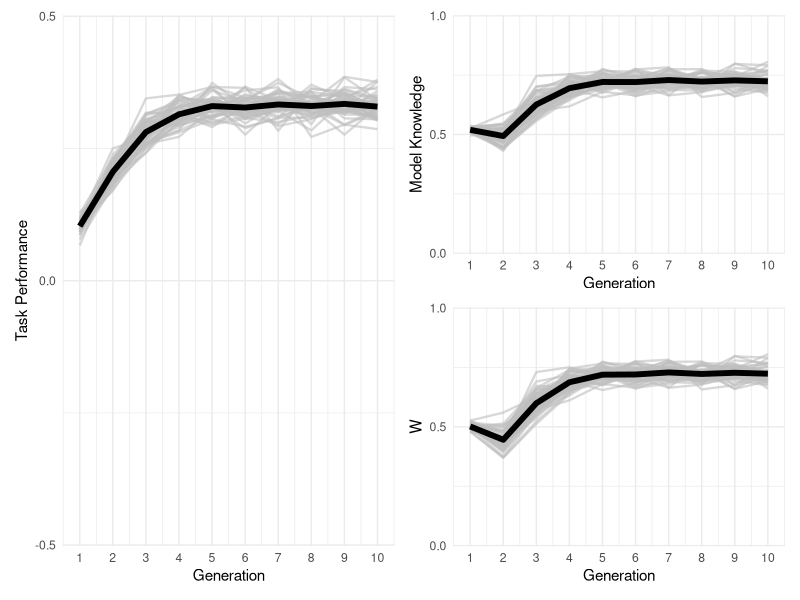

This chart was generated by the following R code:
## ---- chunk 1
library(tidyverse)
library(patchwork)
## ---- chunk 2
df <- read.csv("../data/test_run.csv")
## ---- chunk 3
df_mean <- df %>%
  group_by(gen) %>%
  summarise(
    perf = mean(perf),
    model_knowledge = mean(model_knowledge),
    w = mean(w)
  ) %>%
  mutate(type = "average") %>%
  mutate(sim = NA)

df_sim <- df %>%
  group_by(sim, gen) %>%
  summarise(
    perf = mean(perf),
    model_knowledge = mean(model_knowledge),
    w = mean(w)
  ) %>%
  mutate(type = "sim")

## ---- chunk 4
p_perf <- df_sim %>%
  ggplot( aes(x = gen+1, y = perf, group = sim)) +
  geom_line(alpha=0.6, color = "grey", size = 0.8) +
  geom_line(data = df_mean, aes(x = gen+1, y = perf), size = 2) +
  labs(
    x = "Generation",
    y = "Task Performance",
    shape = " ",
    colour = " "
  ) +
  scale_x_continuous(
    limits = c(0.5, 10.5),
    breaks = seq(1, 10, by = 1),
    expand = c(.001, .001)
  ) +
  scale_y_continuous(
    limits = c(-0.5, 0.5),
    breaks = seq(-0.5, 0.5, by = 0.50),
    expand = c(.001, .001)
  ) +
  theme_minimal()


p_model_knowledge <- df_sim %>%
  ggplot( aes(x = gen+1, y = model_knowledge, group = sim)) +
  geom_line(alpha=0.6, color = "grey", size = 0.8) +
  geom_line(data = df_mean, aes(x = gen+1, y = model_knowledge), size = 2) +
  labs(
    x = "Generation",
    y = "Model Knowledge",
    shape = " ",
    colour = " "
  ) +
  scale_x_continuous(
    limits = c(0.5, 10.5),
    breaks = seq(1, 10, by = 1),
    expand = c(.001, .001)
  ) +
  scale_y_continuous(
    limits = c(0, 1),
    breaks = seq(0, 1, by = 0.50),
    expand = c(.001, .001)
  ) +
  theme_minimal()


p_w <- df_sim %>%
  ggplot( aes(x = gen+1, y = w, group = sim)) +
  geom_line(alpha=0.6, color = "grey", size = 0.8) +
  geom_line(data = df_mean, aes(x = gen+1, y = w), size = 2) +
  labs(
    x = "Generation",
    y = "W",
    shape = " ",
    colour = " "
  ) +
  scale_x_continuous(
    limits = c(0.5, 10.5),
    breaks = seq(1, 10, by = 1),
    expand = c(.001, .001)
  ) +
  scale_y_continuous(
    limits = c(0, 1),
    breaks = seq(0, 1, by = 0.50),
    expand = c(.001, .001)
  ) +
  theme_minimal()


p_perf + p_model_knowledge / p_w
